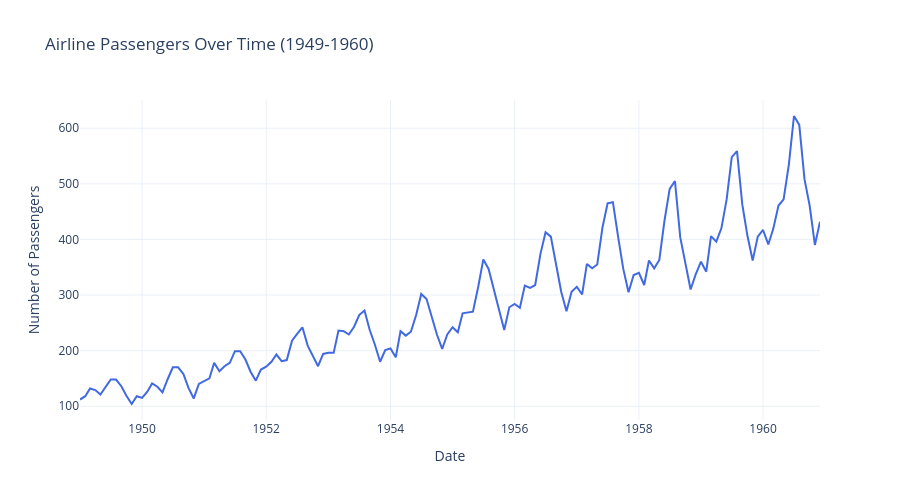

Notebook cell for this chart:
### Markdown cell above
## 3. Visualize Time Series Data
Let's create an interactive visualization to explore the data pattern.

### Code cell
# Create interactive plot
fig = go.Figure()

fig.add_trace(go.Scatter(
    x=df.index,
    y=df['Passengers'],
    mode='lines',
    name='Monthly Passengers',
    line=dict(color='royalblue', width=2)
))

fig.update_layout(
    title='Airline Passengers Over Time (1949-1960)',
    xaxis_title='Date',
    yaxis_title='Number of Passengers',
    hovermode='x unified',
    template='plotly_white',
    height=500
)

fig.show()

### Figure 1 — Plotly figure (JSON) as saved in the notebook; plotly's stock layout.template omitted (floating-point values rounded to 4 significant figures; data arrays with more than 128 entries replaced by an {"elided": "..."} marker saying what was removed)
{"data": [{"line": {"color": "royalblue", "width": 2}, "mode": "lines", "name": "Monthly Passengers", "type": "scatter", "x": {"elided": "144 str values"}, "y": {"elided": "144 int values"}}], "layout": {"height": 500, "hovermode": "x unified", "title": {"text": "Airline Passengers Over Time (1949-1960)"}, "xaxis": {"title": {"text": "Date"}}, "yaxis": {"title": {"text": "Number of Passengers"}}}}
